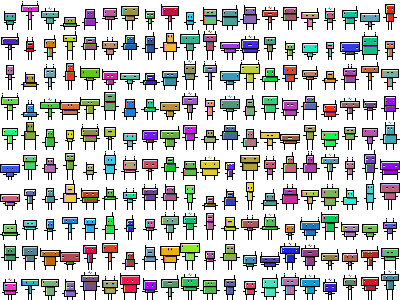

Write the Python code that produced this figure.
import factory
import Image

shot = Image.new('RGB', (400,300), 'white')

for i in range(10):
    c = factory.stitch_print(20, (20,30))
    shot.paste(c, (0, i * 30))
    
shot.show()
shot.save('shot.png')